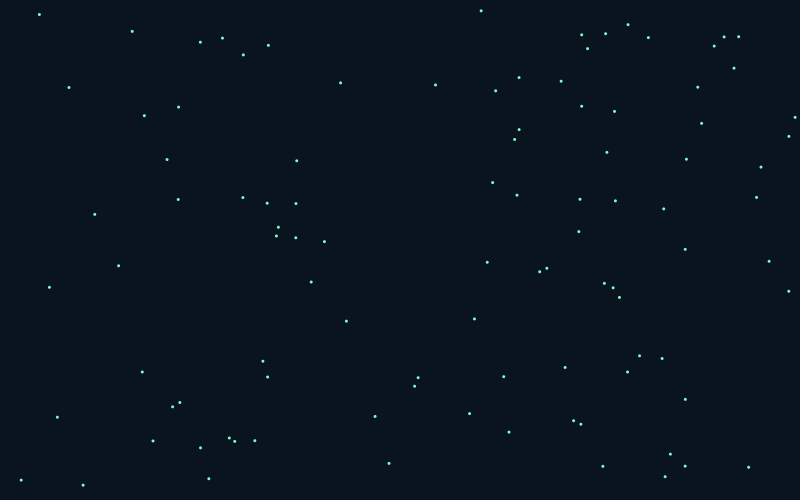
Frame 1 (no input)
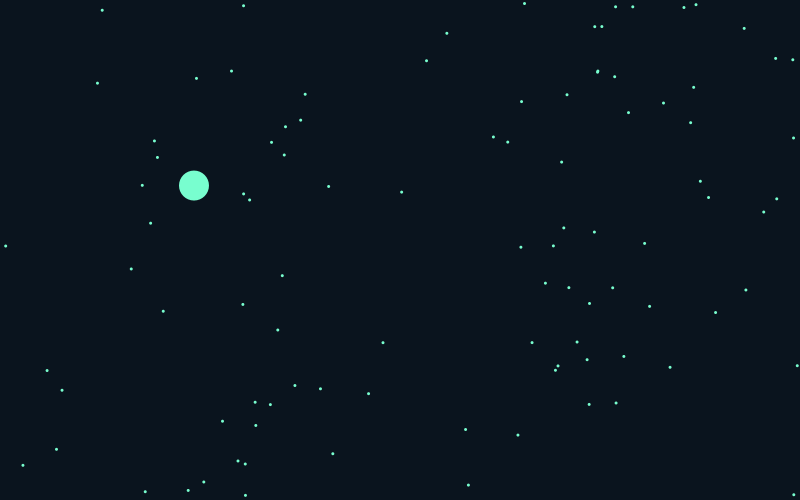
Frame 60 (the mouse pressed at the canvas centre just before this capture)
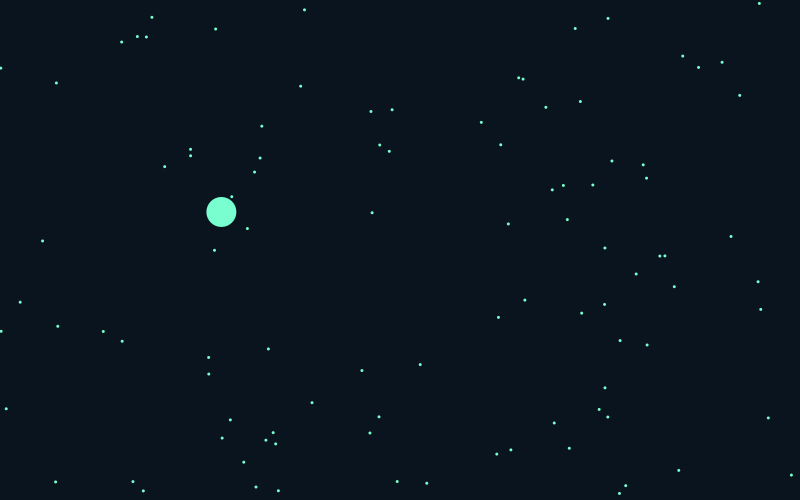
Frame 120 (the mouse held since frame 60 and released just before this capture)

The Processing sketch that drew these frames (run headless with seeded random() and noise(); from frame 60 on, the mouse is pressed at the canvas centre):

// Processing sketch: distanceLines_2_class_for_loop
// ── distanceLines_2_class_for_loop.pde
int num = 100;

Circle c1;
ArrayList<Circle> particles = new ArrayList<Circle>();



void setup() {
  size(800, 500);
  background(255);
  
  
  
  for(int i = 0; i < num; i++) {
    c1 = new Circle();
    particles.add(c1);
  }
}


void draw() {
  background(10, 20, 30);
  
   
   
   for(int i = 0; i < num; i++) {
  
     particles.get(i).updateCircle();
  }
  
  particles.get(79).radius = 30;
}
// ── Circle.pde

class Circle {
  PVector pos;
  PVector velocity;
  
  
  int radius;
  
  Circle() {
    radius = 3;
    pos = new PVector(random(width),random(height));
    velocity = new PVector(random(3) - 1,random(3) - 1);
  }
   
  void drawCircle() {
    noStroke();
    fill(120, 254, 207);
    ellipse(pos.x, pos.y, radius, radius);
  }
   
  void updateCircle() {
    pos.x += velocity.x;
    pos.y += velocity.y;
     
    if (pos.x > (width + radius)) {
      pos.x = 0 -radius;
    }
     
    if (pos.x < (0 - radius)) {
      pos.x = width + radius;
    }
     
    if (pos.y > (height + radius)) {
      pos.y = 0 - radius;
    }
     
    if (pos.y < (0 - radius)) {
      pos.y = height + radius;
    }
  
    drawCircle();
  }
}
